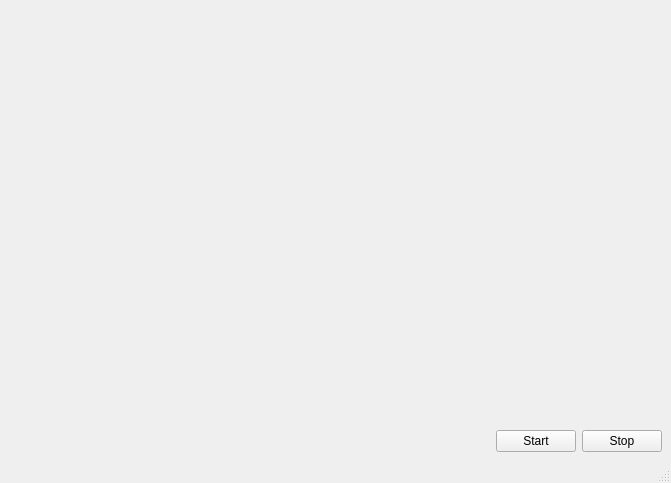
<?xml version="1.0" encoding="UTF-8"?>
<ui version="4.0">
 <class>AppScene</class>
 <widget class="QMainWindow" name="AppScene">
  <property name="geometry">
   <rect>
    <x>0</x>
    <y>0</y>
    <width>671</width>
    <height>483</height>
   </rect>
  </property>
  <property name="windowTitle">
   <string>App scene</string>
  </property>
  <widget class="QWidget" name="centralwidget">
   <layout class="QGridLayout" name="gridLayout">
    <item row="0" column="0">
     <layout class="QGridLayout" name="Grid_Layout">
      <item row="0" column="0">
       <widget class="QCustomPlot" name="Plotter" native="true"/>
      </item>
      <item row="1" column="0">
       <layout class="QHBoxLayout" name="horizontalLayout">
        <item>
         <spacer name="horizontalSpacer">
          <property name="orientation">
           <enum>Qt::Horizontal</enum>
          </property>
          <property name="sizeHint" stdset="0">
           <size>
            <width>40</width>
            <height>20</height>
           </size>
          </property>
         </spacer>
        </item>
        <item>
         <widget class="QPushButton" name="StartButton">
          <property name="text">
           <string>Start</string>
          </property>
         </widget>
        </item>
        <item>
         <widget class="QPushButton" name="StopButton">
          <property name="text">
           <string>Stop</string>
          </property>
         </widget>
        </item>
       </layout>
      </item>
     </layout>
    </item>
   </layout>
  </widget>
  <widget class="QStatusBar" name="statusbar"/>
 </widget>
 <customwidgets>
  <customwidget>
   <class>QCustomPlot</class>
   <extends>QWidget</extends>
   <header>qcustomplot.h</header>
   <container>1</container>
  </customwidget>
 </customwidgets>
 <resources/>
 <connections/>
</ui>
